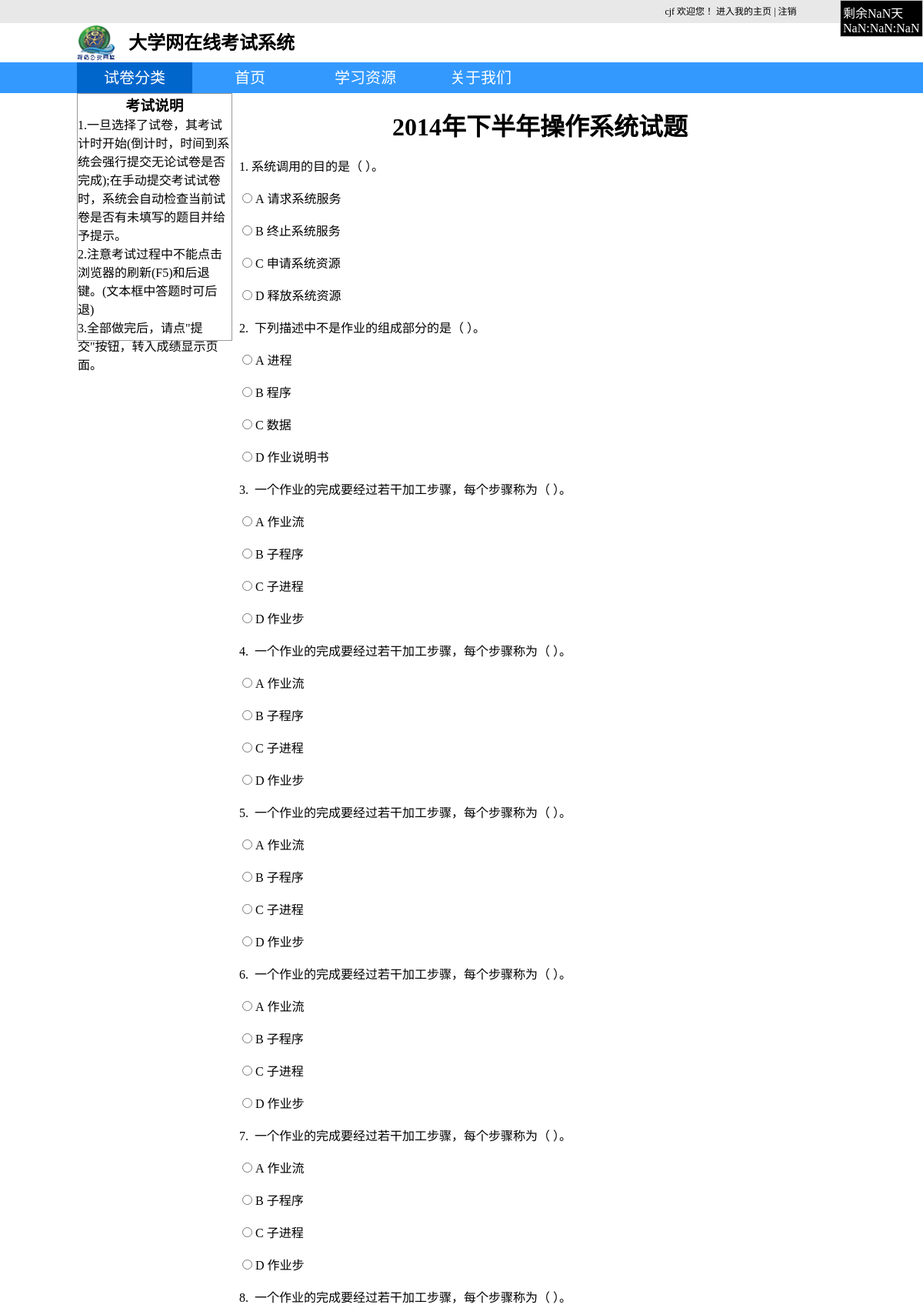
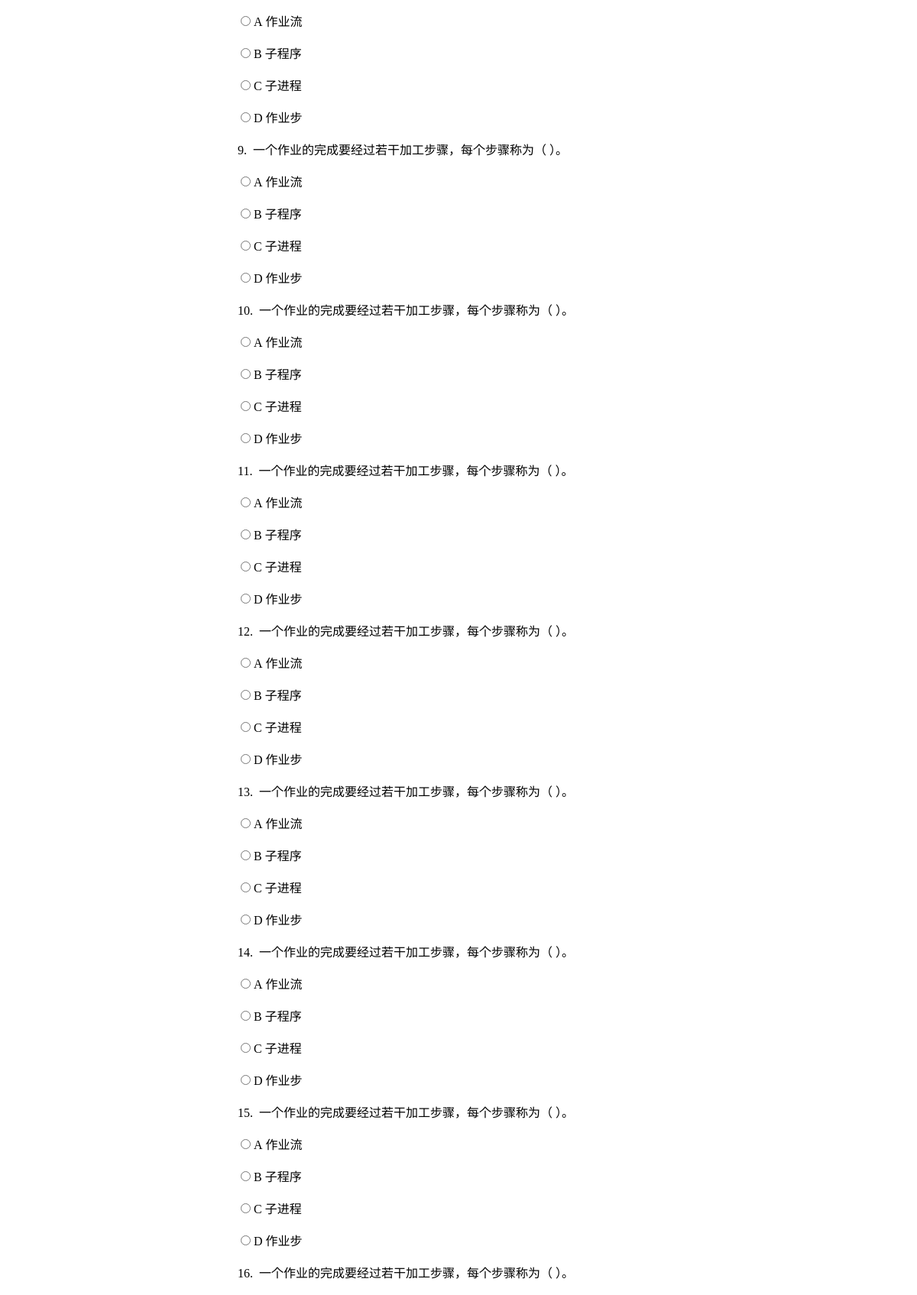
Screenshot of /onlinetest/exam/test.php?action=10 (signed in, upper part) with the database file from the repository (2 pictures, top to bottom).
### tables this page shows
CREATE TABLE IF NOT EXISTS `testpaper` (
  `eid` int(11) NOT NULL DEFAULT '0',
  `papername` char(50) NOT NULL,
  `degree` int(11) NOT NULL,
  `qid` int(11) NOT NULL,
  `questionText` char(250) NOT NULL,
  `optionA` char(250) NOT NULL,
  `optionB` char(250) NOT NULL,
  `optionC` char(250) NOT NULL,
  `optionD` char(250) NOT NULL,
  `answer` char(250) NOT NULL,
  `score` int(11) NOT NULL DEFAULT '5',
  `analyse` char(250) DEFAULT NULL,
  `starttime` char(20) NOT NULL,
  `endtime` char(20) NOT NULL
);

### onlinetest/exam/test.php (the view, shortened to what this page needs)
<?php
$eid=$_GET['action'] ;
include('../templates/testheader.php');
$question_query = mysql_query("select * from testpaper where eid='$eid'  limit 20");
$namecount=0;
$t_num=0;
$row=mysql_num_rows($question_query);
if($row){
echo '<form  method="post" id="test" action="answer.php?action=',$eid,'">';
while($row2=mysql_fetch_array($question_query)){
 $name=$row2['papername'];
 if($namecount==0)
 {
 echo '<br/><h1 align="center">',$name,'</h1><br/>';
 $namecount++;
 }
$questionText=$row2['questionText'];
$optionA=$row2['optionA'];
$optionB=$row2['optionB'];
$optionC=$row2['optionC'];
$optionD=$row2['optionD'];
echo '&nbsp;',$t_num+1,'.&nbsp;',$questionText,'<br /><br />','&nbsp;&nbsp;','<input type="radio"  name="',$t_num,'"value="A" />&nbsp;A&nbsp;';
echo $optionA,'<br /><br />','&nbsp;&nbsp;','<input type="radio" name="',$t_num,'" value="B" />&nbsp;B&nbsp;';
echo $optionB,'<br /><br />','&nbsp;&nbsp;','<input type="radio"  name="',$t_num,'"value="C" />&nbsp;C&nbsp;';
echo $optionC,'<br /><br />','&nbsp;&nbsp;','<input type="radio" name="',$t_num,'"value="D" />&nbsp;D&nbsp;';
echo $optionD;
echo '<br /><br />';
$t_num++;
}
 echo '<p align="center"><input type="submit" name="submitwe" id="submitwe" value="subimt" ></p><br/></form>';
}
echo '</div></div>';
?>
<div id="top"></div>

### onlinetest/css/style.css (style rules this page uses)
* { margin:0; padding:0; }

### onlinetest/exam/css/style.css (style rules this page uses)
#top { position:absolute; width:100px; height:40px; top:0; right:0; background:black; padding:3px; border:1px solid #CCC; color:white; }

### rows the page displays
testpaper: papername "2014年下半年操作系统试题", questionText "系统调用的目的是（ ）。", optionA "请求系统服务", optionB "终止系统服务", optionC "申请系统资源", optionD "释放系统资源"
testpaper: questionText "下列描述中不是作业的组成部分的是（ ）。", optionA "进程", optionB "程序", optionC "数据", optionD "作业说明书"
testpaper: questionText "一个作业的完成要经过若干加工步骤，每个步骤称为（ ）。", optionA "作业流", optionB "子程序", optionC "子进程", optionD "作业步"
testpaper: questionText "一个作业的完成要经过若干加工步骤，每个步骤称为（ ）。", optionA "作业流", optionB "子程序", optionC "子进程", optionD "作业步"
testpaper: questionText "一个作业的完成要经过若干加工步骤，每个步骤称为（ ）。", optionA "作业流", optionB "子程序", optionC "子进程", optionD "作业步"
testpaper: questionText "一个作业的完成要经过若干加工步骤，每个步骤称为（ ）。", optionA "作业流", optionB "子程序", optionC "子进程", optionD "作业步"
testpaper: questionText "一个作业的完成要经过若干加工步骤，每个步骤称为（ ）。", optionA "作业流", optionB "子程序", optionC "子进程", optionD "作业步"
testpaper: questionText "一个作业的完成要经过若干加工步骤，每个步骤称为（ ）。", optionA "作业流", optionB "子程序", optionC "子进程", optionD "作业步"
testpaper: questionText "一个作业的完成要经过若干加工步骤，每个步骤称为（ ）。", optionA "作业流", optionB "子程序", optionC "子进程", optionD "作业步"
testpaper: questionText "一个作业的完成要经过若干加工步骤，每个步骤称为（ ）。", optionA "作业流", optionB "子程序", optionC "子进程", optionD "作业步"
testpaper: questionText "一个作业的完成要经过若干加工步骤，每个步骤称为（ ）。", optionA "作业流", optionB "子程序", optionC "子进程", optionD "作业步"
testpaper: questionText "一个作业的完成要经过若干加工步骤，每个步骤称为（ ）。", optionA "作业流", optionB "子程序", optionC "子进程", optionD "作业步"
testpaper: questionText "一个作业的完成要经过若干加工步骤，每个步骤称为（ ）。", optionA "作业流", optionB "子程序", optionC "子进程", optionD "作业步"
testpaper: questionText "一个作业的完成要经过若干加工步骤，每个步骤称为（ ）。", optionA "作业流", optionB "子程序", optionC "子进程", optionD "作业步"
testpaper: questionText "一个作业的完成要经过若干加工步骤，每个步骤称为（ ）。", optionA "作业流", optionB "子程序", optionC "子进程", optionD "作业步"
testpaper: questionText "一个作业的完成要经过若干加工步骤，每个步骤称为（ ）。"

### other values shown
$username "cjf"
